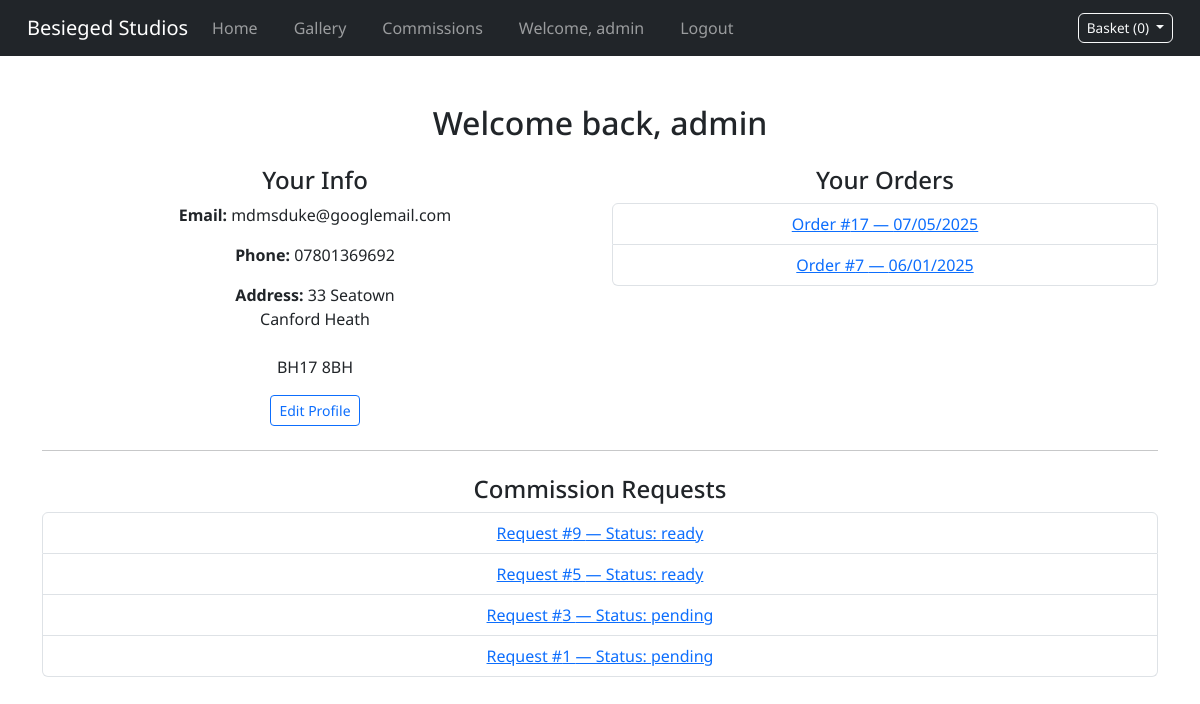
Before: /dashboard/ (signed in) with the older database file.
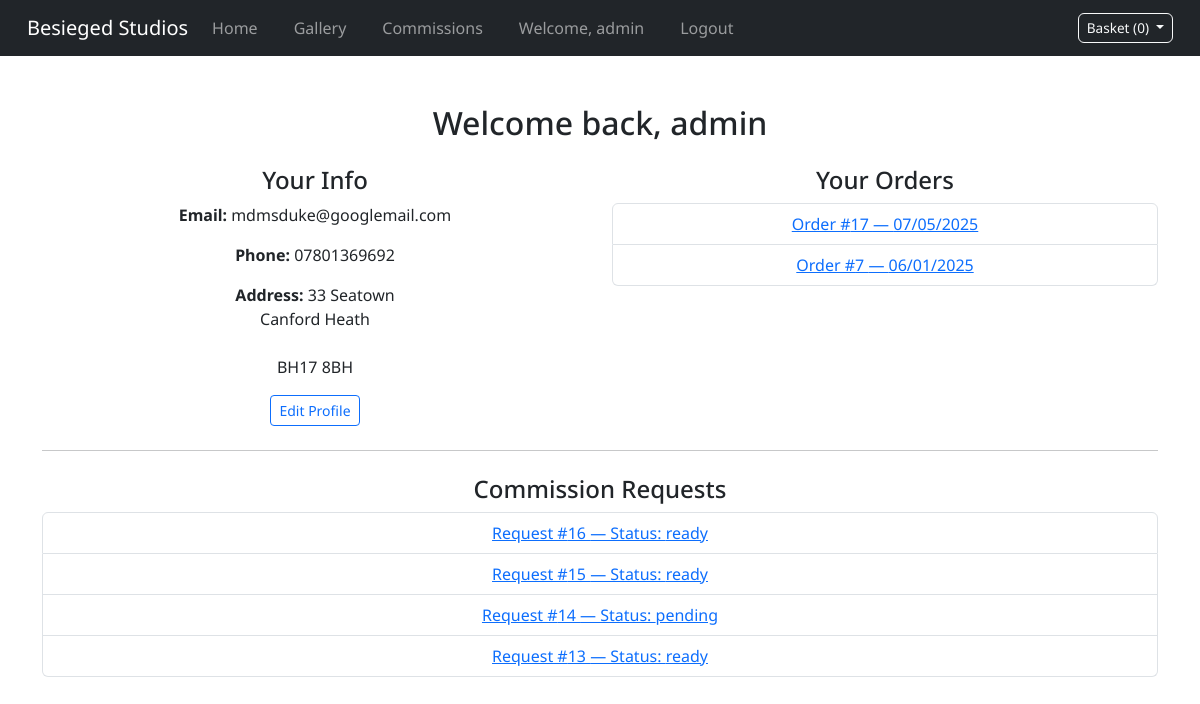
After: the same page with the newer database file.
### accounts/models.py (models this page shows, shortened)
class UserProfile(models.Model):
    user = models.OneToOneField(User, on_delete=models.CASCADE)
    phone_number = models.CharField(max_length=20, blank=True, null=True)
    address_line1 = models.CharField(max_length=255, blank=True, null=True)
    address_line2 = models.CharField(max_length=255, blank=True, null=True)
    town_or_city = models.CharField(max_length=100, blank=True, null=True)
    postcode = models.CharField(max_length=20, blank=True, null=True)

### checkout/models.py (models this page shows, shortened)
class Order(models.Model):
    user = models.ForeignKey(User, on_delete=models.SET_NULL, null=True, blank=True)
    stripe_session_id = models.CharField(max_length=255)
    full_name = models.CharField(max_length=255)
    email = models.EmailField()
    address = models.TextField()
    created_at = models.DateTimeField(auto_now_add=True)
    paid = models.BooleanField(default=False)

### commissions/models.py (models this page shows)
class CommissionQuote(models.Model):
    CATEGORY_CHOICES = [
        ('single_mini', 'Single Miniature'),
        ('squad', 'Squad'),
        ('colossal', 'Colossal Vehicle/Monster'),
        ('terrain', 'Terrain'),
    ]
    STATUS_CHOICES = [
        ('ready', 'Ready to Checkout'),
        ('pending', 'Pending Manual Quote'),
    ]
    user = models.ForeignKey(User, on_delete=models.CASCADE)
    category = models.CharField(max_length=20, choices=CATEGORY_CHOICES)
    size_option = models.CharField(max_length=50, blank=True)
    assembly_required = models.BooleanField(default=False)
    priming_required = models.BooleanField(default=False)
    base_price = models.DecimalField(max_digits=6, decimal_places=2)
    assembly_cost = models.DecimalField(max_digits=6, decimal_places=2)
    priming_cost = models.DecimalField(max_digits=6, decimal_places=2, default=0)
    size_uplift = models.DecimalField(max_digits=6, decimal_places=2, default=0)
    total_price = models.DecimalField(max_digits=6, decimal_places=2, null=True, blank=True)
    image = models.ImageField(upload_to='commission_uploads/', blank=True, null=True)
    notes = models.TextField(blank=True)
    status = models.CharField(max_length=10, choices=STATUS_CHOICES, default='ready')
    created_at = models.DateTimeField(auto_now_add=True)
    def __str__(self):
        return f"Commission by {self.user} ({self.get_category_display()})"

### dashboard/views.py (the view)
# urls.py: path('dashboard/', include('dashboard.urls')),
@login_required
def dashboard(request):
    profile = getattr(request.user, "userprofile", None)
    orders = Order.objects.filter(user=request.user).order_by('-created_at')
    commissions = CommissionQuote.objects.filter(user=request.user).order_by('-created_at')
    print("Commssions: ", commissions)
    context = {
        "profile": profile,
        "orders": orders,
        "commissions": commissions,
    }
    return render(request, 'dashboard/dashboard.html', context)

### basket/context_processors.py (called while the page is built, shortened)
def basket_context(request):
    basket = request.session.get("basket", {})
    basket_items = []
    return {
        "basket_count": sum(item["quantity"] for item in basket_items),
        "basket_items": basket_items,
    }

### dashboard/templates/dashboard/dashboard.html (shortened to what this page needs)
{% extends "base.html" %}
{% block content %}
<div class="container my-5">
    <h2 class="mb-4">Welcome back, {{ user.username }}</h2>
    <div class="row">
        <div class="col-md-6">
            <h4>Your Info</h4>
            <p><strong>Email:</strong> {{ user.email }}</p>
            <p><strong>Phone:</strong> {{ profile.phone_number|default:"Not set" }}</p>
            <p><strong>Address:</strong>
                {{ profile.address_line1|default:"" }}<br>
                {{ profile.address_line2|default:"" }}<br>
                {{ profile.city|default:"" }}<br>
                {{ profile.postcode|default:"" }}
            </p>
            <a href="{% url 'dashboard:edit_profile' %}" class="btn btn-sm btn-outline-primary">Edit Profile</a>
        </div>
        <div class="col-md-6">
            <h4>Your Orders</h4>
            {% if orders %}
                <ul class="list-group">
                    {% for order in orders %}
                        <li class="list-group-item">
                            <a href="{% url 'dashboard:order_detail' order.id %}">
                                Order #{{ order.id }} — {{ order.created_at|date:"SHORT_DATE_FORMAT" }}
                            </a>
                        </li>
                    {% endfor %}
                </ul>
            {% else %}
                <p>You haven’t placed any orders yet.</p>
            {% endif %}
        </div>
    </div>
    <hr class="my-4">
    <div>
        <h4>Commission Requests</h4>
        {% if commissions %}
            <ul class="list-group">
                {% for commission in commissions %}
                    <li class="list-group-item">
                        <a href="{% url 'commissions:commissions_detail' commission.id %}">
                            Request #{{ commission.id }} — Status: {{ commission.status }}
                        </a>
                    </li>
                {% endfor %}
            </ul>
        {% else %}
            <p>No commissions yet. Why not <a href="{% url 'commissions:smart_commission_redirect' %}">request one</a>?</p>
        {% endif %}
    </div>
</div>
{% endblock %}

### templates/base.html (shortened to what this page needs)
{% load static %}
<!DOCTYPE html>
<html lang="en">
<head>
    <link href="https://cdn.jsdelivr.net/npm/bootstrap@5.3.0/dist/css/bootstrap.min.css" rel="stylesheet">
    <link rel="stylesheet" href="{% static 'css/base.css' %}">
</head>
<body>
    <nav class="navbar navbar-expand-lg navbar-dark bg-dark">
        <div class="container-fluid">
            <a class="navbar-brand" href="{% url 'home' %}">Besieged Studios</a>
            <div class="collapse navbar-collapse" id="navbarNav">
                <ul class="navbar-nav">
                    <li class="nav-item"><a class="nav-link" href="{% url 'home' %}">Home</a></li>
                    <li class="nav-item"><a class="nav-link" href="{% url 'gallery:gallery' %}">Gallery</a></li>
                    <li class="nav-item">
                        {% if user.is_authenticated %}
                            <a class="nav-link" href="{% url 'commissions:smart_commission_redirect' %}">Commissions</a>
                        {% else %}
                            <a class="nav-link" href="{% url 'account_login' %}?next={% url 'commissions:create_commission' %}">Commissions</a>
                        {% endif %}
                    </li>
                </ul>
                <ul class="navbar-nav">
                    {% if user.is_authenticated %}
                        <li class="nav-item">
                            <a class="nav-link" href="{% url 'dashboard:dashboard' %}">
                                {% if user.userprofile %}
                                    Welcome, {{ user.userprofile.user.username }}
                                {% else %}
                                    Welcome, {{ user.username }}
                                {% endif %}
                            </a>
                        </li>
                        <li class="nav-item">
                            <a class="nav-link" href="{% url 'account_logout' %}">Logout</a>
                        </li>
                    {% endif %}
                </ul>
            </div>
            <div id="basket-preview" class="dropdown">
                <button class="btn btn-outline-light dropdown-toggle" type="button" id="basketDropdown" data-bs-toggle="dropdown" aria-expanded="false">
                    Basket ({{ basket_items|length }})
                </button>
            </div>
        </div>
    </nav>
    <div class="content">
        {% block content %}{% endblock %}
    </div>
</body>
</html>

### basket/templates/basket/_basket_dropdown.html (shortened to what this page needs)
{% load static %}

### static/css/base.css (style rules this page uses)
body { font-family: "Noto Sans", sans-serif; }
nav ul { list-style-type: none; padding: 0; }
nav ul li { display: inline; margin-right: 20px; }
nav ul li a { text-decoration: none; color: blue; }
.content { margin-top: 20px; }
.container { text-align: center; margin-top: 50px; }
.navbar { padding-left: 15px; padding-right: 15px; }
#basket-preview .btn { white-space: nowrap; font-size: 0.85rem; padding: 4px 8px; }

Changed rows visible on the page:
removed CommissionQuote: id "9", status "ready"
removed CommissionQuote: id "5", status "ready"
removed CommissionQuote: id "3", status "pending"
removed CommissionQuote: id "1", status "pending"
added CommissionQuote: id "16", status "ready"
added CommissionQuote: id "15", status "ready"
added CommissionQuote: id "14", status "pending"
added CommissionQuote: id "13", status "ready"
